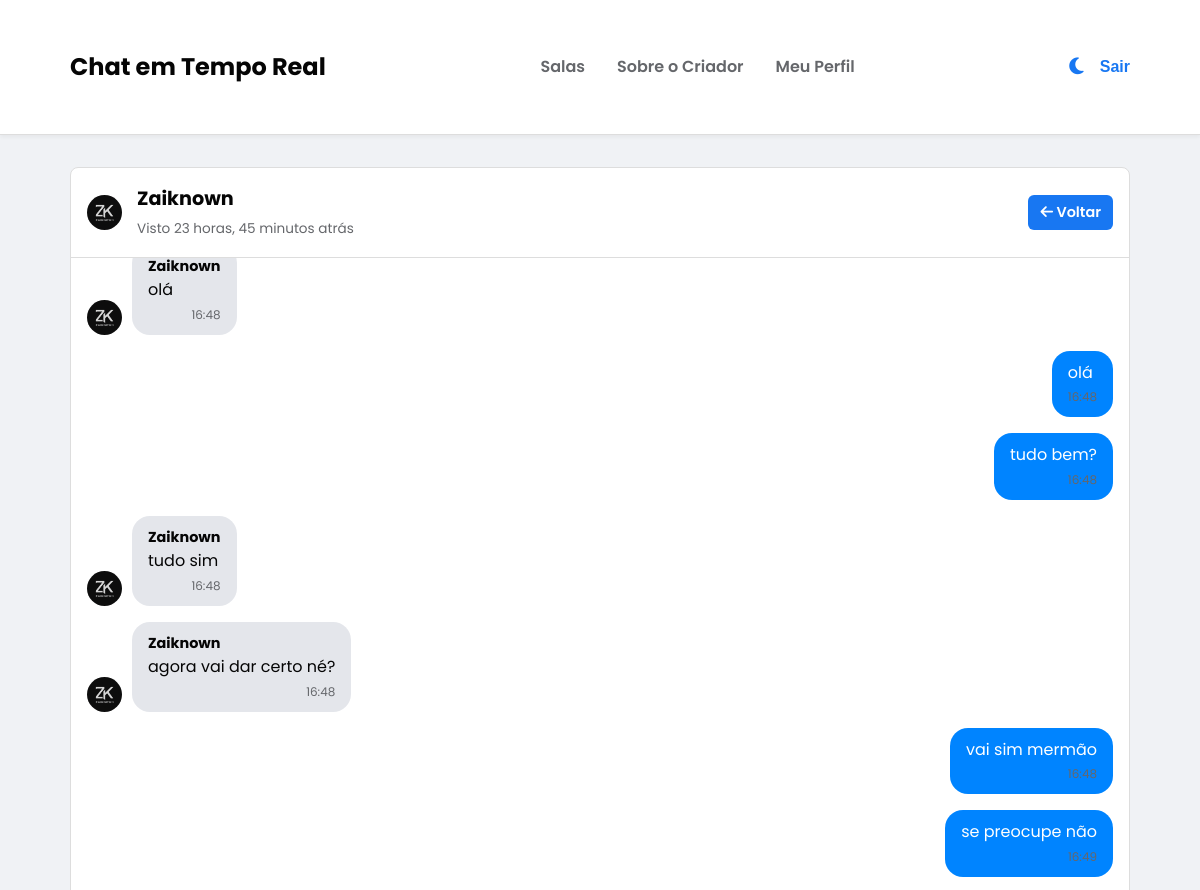
The page /chat/Zaiknown-testezainostela/ (signed in, upper part) on the database as committed earlier.
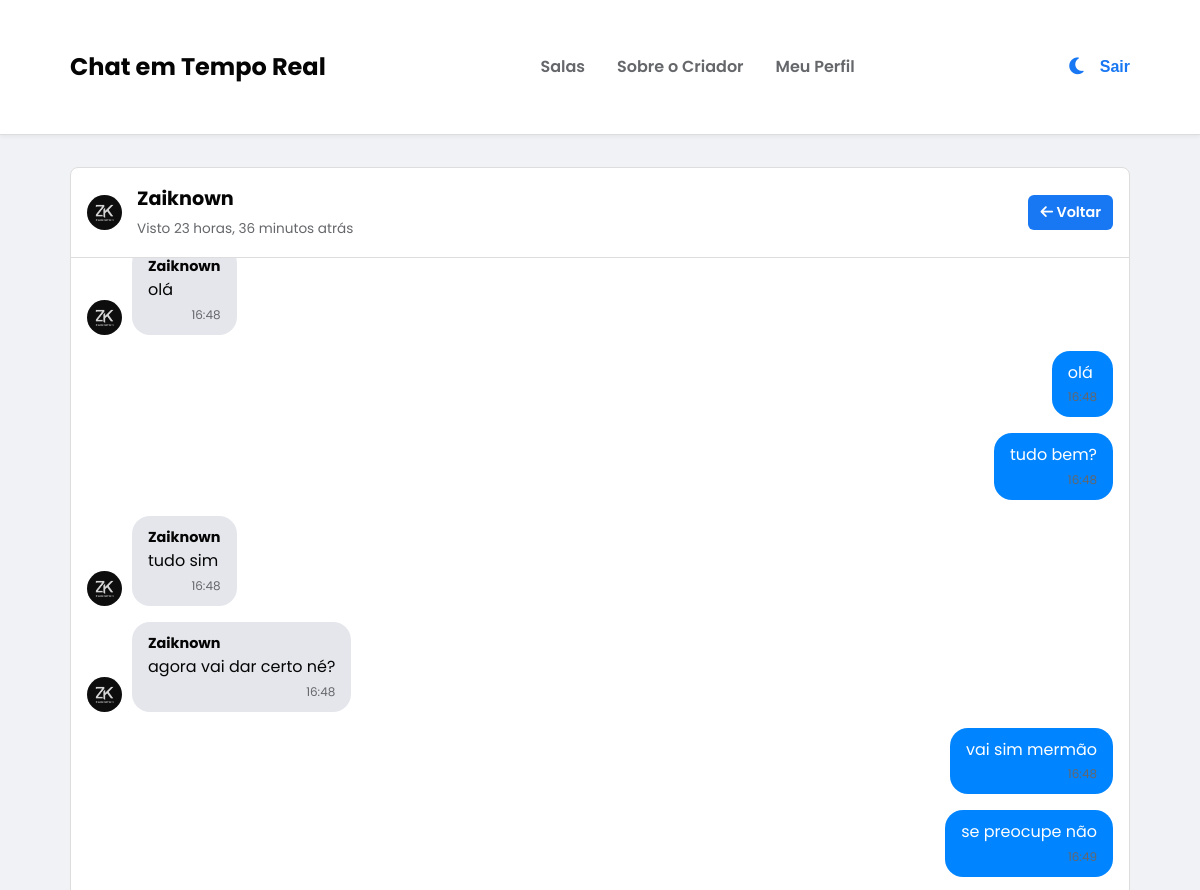
The same page on the database as committed later.
### chat/models.py (models this page shows, shortened)
class Profile(models.Model):
    user = models.OneToOneField(User, on_delete=models.CASCADE)
    avatar = models.ImageField(default='avatars/default.jpg', upload_to='avatars')
    last_seen = models.DateTimeField(default=timezone.now)

### chat/views.py (the view, shortened to what this page needs)
# urls.py: path('<str:room_name>/', views.chat_room_view, name='chat-room'),
@login_required
def chat_room_view(request, room_name):
    is_dm = '-' in room_name
    other_user_profile = None
    room = None
    if is_dm:
        participants = room_name.split('-')
        if request.user.username not in participants:
            messages.error(request, "Você não tem permissão para entrar nesta conversa.")
            return redirect('index')
        other_username = participants[0] if participants[1] == request.user.username else participants[1]
        try:
            other_user_profile = Profile.objects.select_related('user').get(user__username=other_username)
        except Profile.DoesNotExist:
            messages.error(request, "Usuário da conversa não encontrado.")
            return redirect('index')
    else:
        try:
            room = ChatRoom.objects.get(name=room_name)
        except ChatRoom.DoesNotExist:
            messages.error(request, "A sala que você tentou acessar não existe.")
            return redirect('index')
    chat_messages_qs = ChatMessage.objects.filter(room_name=room_name).select_related('author__profile').exclude(deleted_by=request.user).order_by('timestamp')[:50]
    messages_list = []
    for message in chat_messages_qs:
        messages_list.append({
            'id': message.id,
            'author_username': message.author.username,
            'content': message.content,
            'timestamp': message.timestamp.strftime('%H:%M'),
            'avatar_url': message.author.profile.avatar.url,
            'is_sent_by_user': message.author == request.user,
        })
    display_name = "Chat Privado" if is_dm else room_name
    context = {
        'room_name': room_name,
        'display_name': display_name,
        'chat_messages': messages_list,
        'is_dm': is_dm,
        'other_user_profile': other_user_profile,
        'room': room,
        'is_admin': room.creator == request.user or request.user in room.admins.all() if room else False
    }
    return render(request, 'chat_room.html', context)

### templates/chat_room.html (shortened to what this page needs)
{% extends 'base.html' %}
{% load static %}
{% block content %}
<div class="chat-page-container {% if is_dm %}dm-container{% endif %}">
    <div class="chat-container">
        <div class="chat-header">
            {% if is_dm and other_user_profile %}
                <div class="dm-header-info">
                    <img src="{{ other_user_profile.avatar.url }}" class="chat-avatar">
                    <div>
                        <h2 class="dm-username">{{ other_user_profile.user.username }}</h2>
                        <small id="user-last-seen" class="user-status">{{ other_user_profile.is_online|yesno:"Online,Visto " }}{% if not other_user_profile.is_online %}{{ other_user_profile.last_seen|timesince }} atrás{% endif %}</small>
                    </div>
                </div>
            {% else %}
                <h2><span style="color: var(--accent);">{{ display_name }}</span></h2>
            {% endif %}
            <a href="{% url 'index' %}" class="btn" style="padding: 6px 12px; font-size: 0.9rem;">
                <i class="fas fa-arrow-left"></i> Voltar
            </a>
        </div>
        <div class="chat-log" id="chat-log">
            {% for message in chat_messages %}
                <div class="chat-message {% if message.is_sent_by_user %}sent{% else %}received{% endif %}" data-message-id="{{ message.id }}">
                    {% if not message.is_sent_by_user %}
                        <img class="chat-avatar" src="{{ message.avatar_url }}" alt="{{ message.author_username }}">
                    {% endif %}
                    <div class="message-bubble">
                        {% if not message.is_sent_by_user %}
                            <div class="message-author">{{ message.author_username }}</div>
                        {% endif %}
                        <div class="message-content">{{ message.content }}</div>
                        <div class="message-timestamp">{{ message.timestamp }}</div>
                    </div>
                </div>
            {% endfor %}
        </div>
    </div>
</div>
{% endblock %}

Rows that differ between the two databases and show on the page:
changed Profile "Zaiknown": last_seen "23 horas, 45 minutos" → "23 horas, 36 minutos"
